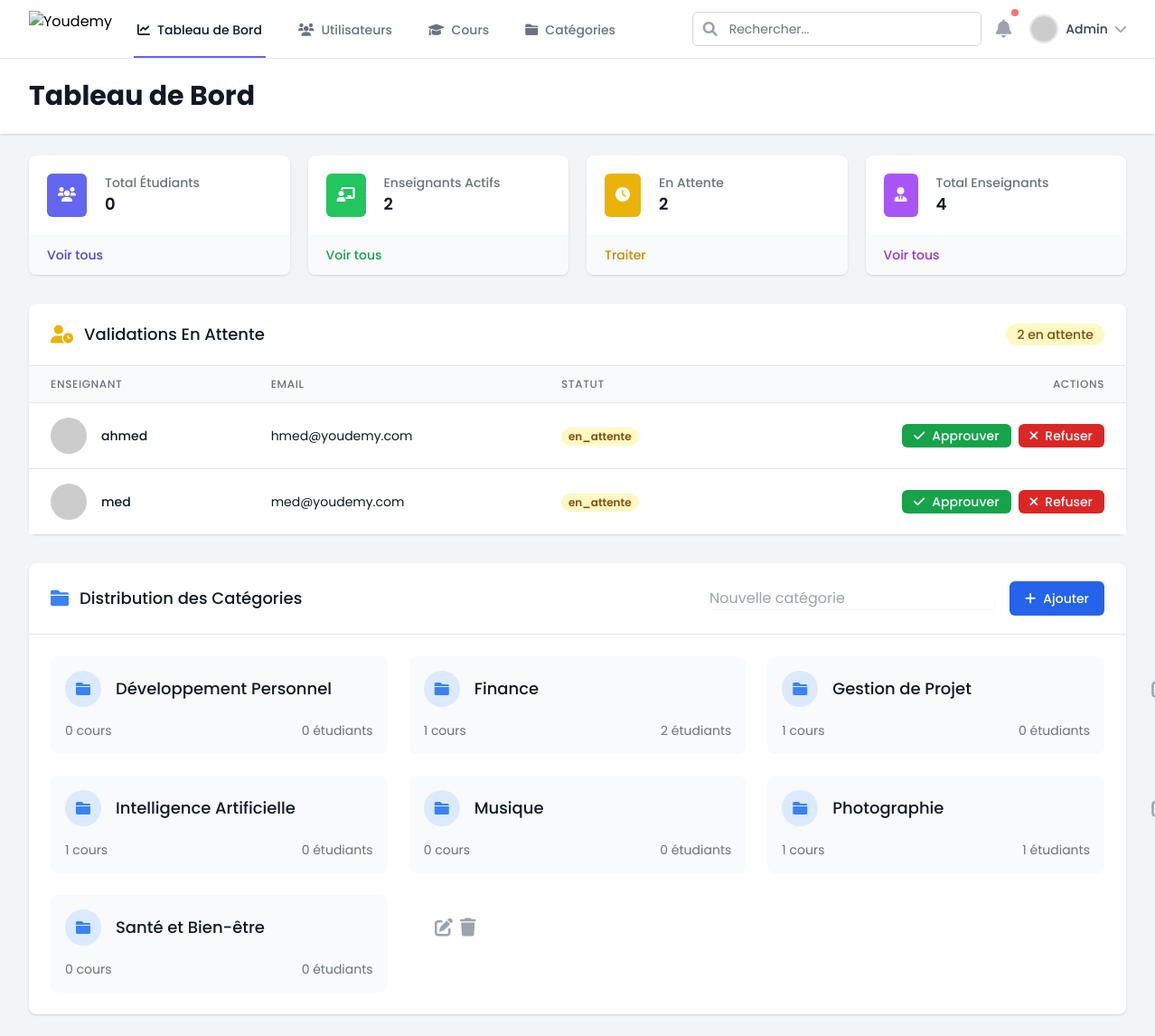
/views/admin/dashboard.php (signed in), run on the app's committed database.
### tables this page shows
CREATE TABLE utilisateurs (
    id INT PRIMARY KEY AUTO_INCREMENT,
    nom VARCHAR(100) NOT NULL,
    email VARCHAR(100) NOT NULL UNIQUE,
    password VARCHAR(255) NOT NULL,
    role ENUM('admin', 'enseignant', 'etudiant') NOT NULL,
    status ENUM('actif', 'inactif', 'en_attente') NOT NULL DEFAULT 'en_attente'
);

CREATE TABLE categories (
    id_categorie INT PRIMARY KEY AUTO_INCREMENT,
    nom VARCHAR(100) NOT NULL UNIQUE
);

### views/admin/dashboard.php (the view, shortened to what the rows shown need)
<?php
require_once __DIR__ . '/../../models/Admin.php';
require_once __DIR__ . '/../../models/Category.php';
try {
  $admin = new Admin(
    $_SESSION['user']['nom'],
    $_SESSION['user']['email'],
    '',
    'admin',
    'actif'
  );
  $allUsers = $admin->getAllUsers();
  $pendingValidations = array_filter($allUsers, function ($user) {
    return $user['role'] === 'enseignant' && $user['status'] === 'en_attente';
  });
  $categories = Category::getAllCategoriesWithStats();
} catch (Exception $e) {
  die("Erreur: " . $e->getMessage());
}
?>
<!DOCTYPE html>
<html lang="fr" class="h-full bg-gray-100">
<head>
  <script src="https://cdn.tailwindcss.com"></script>
  <link rel="stylesheet" href="https://cdnjs.cloudflare.com/ajax/libs/font-awesome/6.0.0/css/all.min.css">
</head>
<body class="h-full">
  <div class="min-h-full">
<header class="bg-white shadow mt-16">
      <div class="max-w-7xl mx-auto py-6 px-4 sm:px-6 lg:px-8">
        <h1 class="text-3xl font-bold text-gray-900">Tableau de Bord</h1>
      </div>
    </header>
    <main class="max-w-7xl mx-auto py-6 sm:px-6 lg:px-8">
      <div class="mt-8">
        <div class="bg-white shadow rounded-lg">
          <div class="border-t border-gray-200">
            <div class="overflow-x-auto">
              <table class="min-w-full divide-y divide-gray-200">
                <thead class="bg-gray-50">
                  <tr>
                    <th class="px-6 py-3 text-left text-xs font-medium text-gray-500 uppercase tracking-wider">Enseignant</th>
                    <th class="px-6 py-3 text-left text-xs font-medium text-gray-500 uppercase tracking-wider">Email</th>
                    <th class="px-6 py-3 text-left text-xs font-medium text-gray-500 uppercase tracking-wider">Statut</th>
                    <th class="px-6 py-3 text-right text-xs font-medium text-gray-500 uppercase tracking-wider">Actions</th>
                  </tr>
                </thead>
                <tbody class="bg-white divide-y divide-gray-200">
                  <?php foreach ($pendingValidations as $teacher): ?>
                    <tr class="hover:bg-gray-50">
                      <td class="px-6 py-4 whitespace-nowrap">
                        <div class="flex items-center">
                          <img class="h-10 w-10 rounded-full object-cover"
                            src="https://ui-avatars.com/api/?name=<?php echo urlencode($teacher['nom']); ?>&background=random"
                            alt="<?php echo htmlspecialchars($teacher['nom']); ?>">
                          <div class="ml-4">
                            <div class="text-sm font-medium text-gray-900">
                              <?php echo htmlspecialchars($teacher['nom']); ?>
                            </div>
                          </div>
                        </div>
                      </td>
                      <td class="px-6 py-4 whitespace-nowrap">
                        <div class="text-sm text-gray-900"><?php echo htmlspecialchars($teacher['email']); ?></div>
                      </td>
                      <td class="px-6 py-4 whitespace-nowrap">
                        <span class="px-2 inline-flex text-xs leading-5 font-semibold rounded-full bg-yellow-100 text-yellow-800">
                          <?php echo $teacher['status']; ?>
                        </span>
                      </td>
                      <td class="px-6 py-4 whitespace-nowrap text-right text-sm font-medium">
                        <form method="POST" action="validate_teacher.php" class="inline-flex space-x-2">
                          <button type="submit" name="action" value="approve"
                            class="inline-flex items-center px-3 py-1 border border-transparent text-sm leading-4 font-medium rounded-md text-white bg-green-600 hover:bg-green-700 focus:outline-none focus:ring-2 focus:ring-offset-2 focus:ring-green-500">
                            <i class="fas fa-check mr-2"></i>
                            Approuver
                          </button>
                          <button type="submit" name="action" value="reject"
                            class="inline-flex items-center px-3 py-1 border border-transparent text-sm leading-4 font-medium rounded-md text-white bg-red-600 hover:bg-red-700 focus:outline-none focus:ring-2 focus:ring-offset-2 focus:ring-red-500">
                            <i class="fas fa-times mr-2"></i>
                            Refuser
                          </button>
                        </form>
                      </td>
                    </tr>
                  <?php endforeach; ?>
                </tbody>
              </table>
            </div>
          </div>
        </div>
      </div>
      <div class="mt-8">
        <div class="bg-white shadow rounded-lg">
          <div class="border-t border-gray-200">
            <div class="p-6 grid grid-cols-1 gap-6 sm:grid-cols-2 lg:grid-cols-3">
              <?php foreach ($categories as $category): ?>
                <div class="bg-gray-50 rounded-lg p-4 hover:shadow-md transition-all">
                  <form method="POST" class="flex flex-col h-full">
                    <div class="flex items-center justify-between mb-4">
                      <div class="flex items-center">
                        <div class="w-10 h-10 rounded-full bg-blue-100 flex items-center justify-center">
                          <i class="fas fa-folder text-blue-500"></i>
                        </div>
                        <input type="text" name="nom" value="<?php echo htmlspecialchars($category['nom']); ?>"
                          class="ml-3 text-lg font-medium text-gray-900 border-0 bg-transparent focus:ring-2 focus:ring-indigo-500 rounded p-1">
                      </div>
                      <div class="flex items-center space-x-2">
                        <a href="edit_category.php?id=<?php echo $category['id_categorie']; ?>"
                          class="text-gray-400 text-xl hover:text-blue-500">
                          <i class="fas fa-edit"></i>
                        </a>
                        <button type="submit" name="action" value="delete"
                          onclick="return confirm('Êtes-vous sûr de vouloir supprimer cette catégorie ?');"
                          class="text-gray-400 text-xl hover:text-red-500">
                          <i class="fas fa-trash"></i>
                        </button>
                      </div>
                    </div>
                    <div class="flex items-center justify-between text-sm text-gray-500 mt-auto">
                      <span><?php echo $category['cours_count']; ?> cours</span>
                      <span><?php echo $category['students_count']; ?> étudiants</span>
                    </div>
                  </form>
                </div>
              <?php endforeach; ?>
            </div>
          </div>
        </div>
      </div>
    </main>
  </div>
</body>
</html>

### data on the page
utilisateurs: nom "ahmed", email "hmed@youdemy.com", status "en_attente"
utilisateurs: nom "med", email "med@youdemy.com", status "en_attente"
categories: nom "Développement Personnel", cours_count "0", students_count "0"
categories: nom "Finance", cours_count "1", students_count "2"
categories: nom "Gestion de Projet", cours_count "1", students_count "0"
categories: nom "Intelligence Artificielle", cours_count "1", students_count "0"
categories: nom "Musique", cours_count "0", students_count "0"
categories: nom "Photographie", cours_count "1", students_count "1"
categories: nom "Santé et Bien-être", cours_count "0", students_count "0"

### other printed values
$_SESSION['user']['nom'] "Admin"
$totalStudents "0"
$activeTeachers "2"
$pendingTeachers "2"
$totalTeachers "4"
